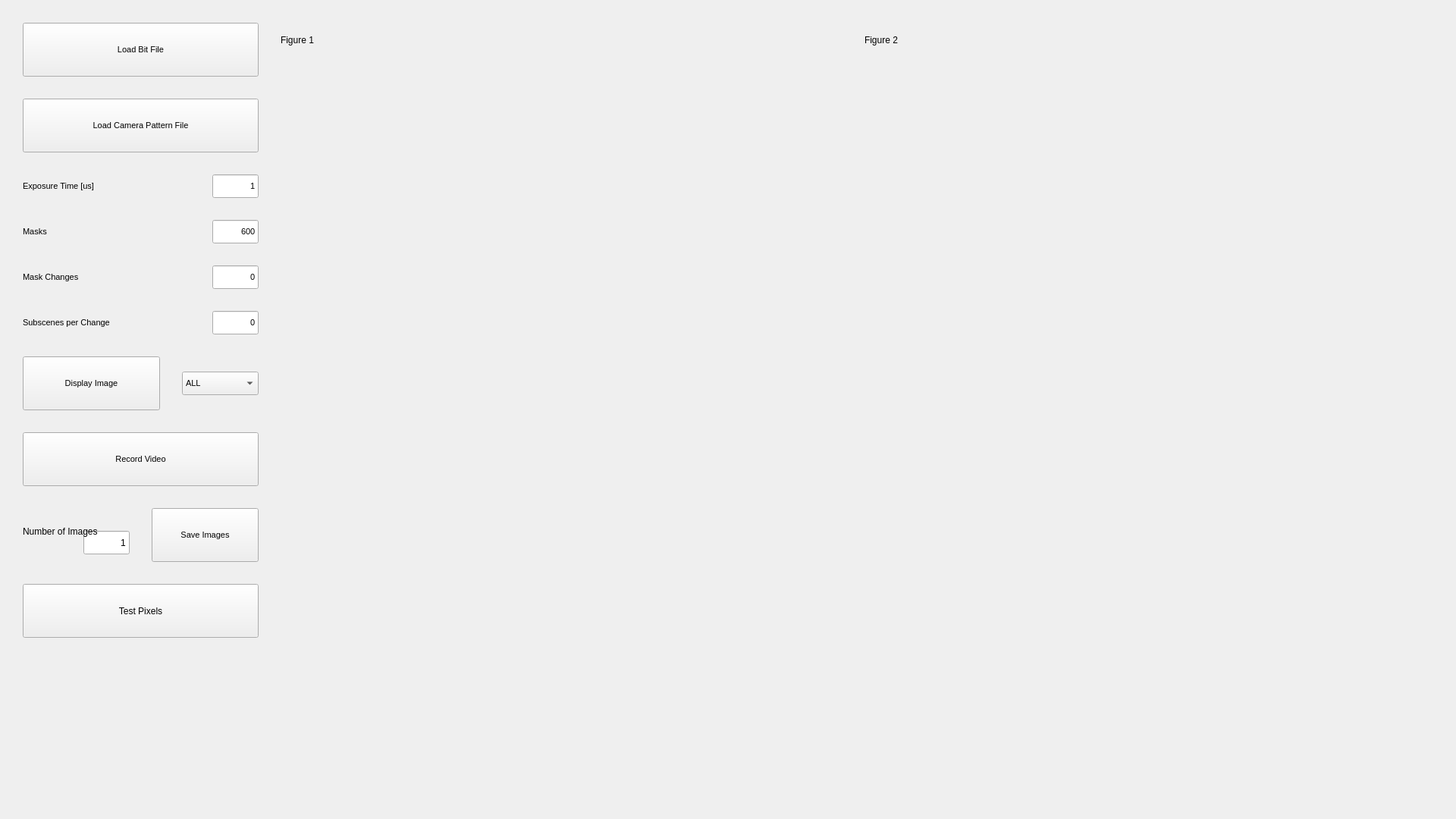
<?xml version="1.0" encoding="UTF-8"?>
<ui version="4.0">
 <class>MBI_GUI</class>
 <widget class="QMainWindow" name="MBI_GUI">
  <property name="enabled">
   <bool>true</bool>
  </property>
  <property name="geometry">
   <rect>
    <x>0</x>
    <y>0</y>
    <width>1920</width>
    <height>1080</height>
   </rect>
  </property>
  <property name="windowTitle">
   <string>MBI_GUI</string>
  </property>
  <property name="windowOpacity">
   <double>1.000000000000000</double>
  </property>
  <property name="autoFillBackground">
   <bool>false</bool>
  </property>
  <widget class="QWidget" name="centralwidget">
   <widget class="QPushButton" name="LoadBitFile">
    <property name="geometry">
     <rect>
      <x>30</x>
      <y>30</y>
      <width>311</width>
      <height>71</height>
     </rect>
    </property>
    <property name="font">
     <font>
      <pointsize>8</pointsize>
     </font>
    </property>
    <property name="text">
     <string>Load Bit File</string>
    </property>
   </widget>
   <widget class="QPushButton" name="LoadPattFile">
    <property name="geometry">
     <rect>
      <x>30</x>
      <y>130</y>
      <width>311</width>
      <height>71</height>
     </rect>
    </property>
    <property name="font">
     <font>
      <pointsize>8</pointsize>
     </font>
    </property>
    <property name="text">
     <string>Load Camera Pattern File</string>
    </property>
   </widget>
   <widget class="QLineEdit" name="Exposure">
    <property name="geometry">
     <rect>
      <x>280</x>
      <y>230</y>
      <width>61</width>
      <height>31</height>
     </rect>
    </property>
    <property name="font">
     <font>
      <pointsize>8</pointsize>
     </font>
    </property>
    <property name="text">
     <string>1</string>
    </property>
    <property name="alignment">
     <set>Qt::AlignRight|Qt::AlignTrailing|Qt::AlignVCenter</set>
    </property>
   </widget>
   <widget class="QLabel" name="exposurelabel">
    <property name="geometry">
     <rect>
      <x>30</x>
      <y>230</y>
      <width>221</width>
      <height>31</height>
     </rect>
    </property>
    <property name="font">
     <font>
      <pointsize>8</pointsize>
     </font>
    </property>
    <property name="text">
     <string>Exposure Time [us]</string>
    </property>
   </widget>
   <widget class="QLabel" name="maskslabel">
    <property name="geometry">
     <rect>
      <x>30</x>
      <y>290</y>
      <width>181</width>
      <height>31</height>
     </rect>
    </property>
    <property name="font">
     <font>
      <pointsize>8</pointsize>
     </font>
    </property>
    <property name="text">
     <string>Masks</string>
    </property>
   </widget>
   <widget class="QLineEdit" name="Masks">
    <property name="geometry">
     <rect>
      <x>280</x>
      <y>290</y>
      <width>61</width>
      <height>31</height>
     </rect>
    </property>
    <property name="font">
     <font>
      <pointsize>8</pointsize>
     </font>
    </property>
    <property name="text">
     <string>600</string>
    </property>
    <property name="alignment">
     <set>Qt::AlignRight|Qt::AlignTrailing|Qt::AlignVCenter</set>
    </property>
   </widget>
   <widget class="QLineEdit" name="MaskChanges">
    <property name="geometry">
     <rect>
      <x>280</x>
      <y>350</y>
      <width>61</width>
      <height>31</height>
     </rect>
    </property>
    <property name="font">
     <font>
      <pointsize>8</pointsize>
     </font>
    </property>
    <property name="text">
     <string>0</string>
    </property>
    <property name="alignment">
     <set>Qt::AlignRight|Qt::AlignTrailing|Qt::AlignVCenter</set>
    </property>
   </widget>
   <widget class="QLabel" name="maskschangeslabel">
    <property name="geometry">
     <rect>
      <x>30</x>
      <y>350</y>
      <width>181</width>
      <height>31</height>
     </rect>
    </property>
    <property name="font">
     <font>
      <pointsize>8</pointsize>
     </font>
    </property>
    <property name="text">
     <string>Mask Changes</string>
    </property>
   </widget>
   <widget class="QLabel" name="maskschangeslabel_2">
    <property name="geometry">
     <rect>
      <x>30</x>
      <y>410</y>
      <width>231</width>
      <height>31</height>
     </rect>
    </property>
    <property name="font">
     <font>
      <pointsize>8</pointsize>
     </font>
    </property>
    <property name="text">
     <string>Subscenes per Change</string>
    </property>
   </widget>
   <widget class="QLineEdit" name="SubChange">
    <property name="geometry">
     <rect>
      <x>280</x>
      <y>410</y>
      <width>61</width>
      <height>31</height>
     </rect>
    </property>
    <property name="font">
     <font>
      <pointsize>8</pointsize>
     </font>
    </property>
    <property name="text">
     <string>0</string>
    </property>
    <property name="alignment">
     <set>Qt::AlignRight|Qt::AlignTrailing|Qt::AlignVCenter</set>
    </property>
   </widget>
   <widget class="QPushButton" name="DispImage">
    <property name="geometry">
     <rect>
      <x>30</x>
      <y>470</y>
      <width>181</width>
      <height>71</height>
     </rect>
    </property>
    <property name="font">
     <font>
      <pointsize>8</pointsize>
     </font>
    </property>
    <property name="text">
     <string>Display Image</string>
    </property>
    <property name="checkable">
     <bool>true</bool>
    </property>
   </widget>
   <widget class="QComboBox" name="DispFrame">
    <property name="geometry">
     <rect>
      <x>240</x>
      <y>490</y>
      <width>101</width>
      <height>31</height>
     </rect>
    </property>
    <property name="font">
     <font>
      <pointsize>8</pointsize>
     </font>
    </property>
    <item>
     <property name="text">
      <string>ALL</string>
     </property>
    </item>
    <item>
     <property name="text">
      <string>CEP</string>
     </property>
    </item>
    <item>
     <property name="text">
      <string>CEP-TOF</string>
     </property>
    </item>
   </widget>
   <widget class="QPushButton" name="RecVideo">
    <property name="geometry">
     <rect>
      <x>30</x>
      <y>570</y>
      <width>311</width>
      <height>71</height>
     </rect>
    </property>
    <property name="font">
     <font>
      <pointsize>8</pointsize>
     </font>
    </property>
    <property name="text">
     <string>Record Video</string>
    </property>
    <property name="checkable">
     <bool>true</bool>
    </property>
   </widget>
   <widget class="QPushButton" name="SaveImages">
    <property name="geometry">
     <rect>
      <x>200</x>
      <y>670</y>
      <width>141</width>
      <height>71</height>
     </rect>
    </property>
    <property name="font">
     <font>
      <pointsize>8</pointsize>
     </font>
    </property>
    <property name="text">
     <string>Save Images</string>
    </property>
   </widget>
   <widget class="QLineEdit" name="NumImages">
    <property name="geometry">
     <rect>
      <x>110</x>
      <y>700</y>
      <width>61</width>
      <height>31</height>
     </rect>
    </property>
    <property name="text">
     <string>1</string>
    </property>
    <property name="alignment">
     <set>Qt::AlignRight|Qt::AlignTrailing|Qt::AlignVCenter</set>
    </property>
   </widget>
   <widget class="QLabel" name="label">
    <property name="geometry">
     <rect>
      <x>30</x>
      <y>670</y>
      <width>101</width>
      <height>61</height>
     </rect>
    </property>
    <property name="text">
     <string>Number of Images</string>
    </property>
    <property name="wordWrap">
     <bool>true</bool>
    </property>
   </widget>
   <widget class="QPushButton" name="TestPixels">
    <property name="geometry">
     <rect>
      <x>30</x>
      <y>770</y>
      <width>311</width>
      <height>71</height>
     </rect>
    </property>
    <property name="text">
     <string>Test Pixels</string>
    </property>
   </widget>
   <widget class="MPLImage" name="mplimg1" native="true">
    <property name="geometry">
     <rect>
      <x>370</x>
      <y>70</y>
      <width>736</width>
      <height>640</height>
     </rect>
    </property>
    <property name="autoFillBackground">
     <bool>false</bool>
    </property>
   </widget>
   <widget class="MPLImage" name="mplimg2" native="true">
    <property name="geometry">
     <rect>
      <x>1140</x>
      <y>70</y>
      <width>736</width>
      <height>640</height>
     </rect>
    </property>
    <property name="autoFillBackground">
     <bool>false</bool>
    </property>
   </widget>
   <widget class="MPLHist" name="mplhist1" native="true">
    <property name="geometry">
     <rect>
      <x>370</x>
      <y>750</y>
      <width>736</width>
      <height>301</height>
     </rect>
    </property>
    <property name="autoFillBackground">
     <bool>false</bool>
    </property>
    <zorder>mplimg1</zorder>
    <zorder>mplimg1</zorder>
   </widget>
   <widget class="MPLHist" name="mplhist2" native="true">
    <property name="geometry">
     <rect>
      <x>1140</x>
      <y>750</y>
      <width>736</width>
      <height>301</height>
     </rect>
    </property>
    <property name="autoFillBackground">
     <bool>false</bool>
    </property>
   </widget>
   <widget class="QLabel" name="label_2">
    <property name="geometry">
     <rect>
      <x>370</x>
      <y>40</y>
      <width>89</width>
      <height>25</height>
     </rect>
    </property>
    <property name="text">
     <string>Figure 1</string>
    </property>
   </widget>
   <widget class="QLabel" name="label_3">
    <property name="geometry">
     <rect>
      <x>1140</x>
      <y>40</y>
      <width>89</width>
      <height>25</height>
     </rect>
    </property>
    <property name="text">
     <string>Figure 2</string>
    </property>
   </widget>
  </widget>
 </widget>
 <customwidgets>
  <customwidget>
   <class>MPLImage</class>
   <extends>QWidget</extends>
   <header>mplimage.h</header>
   <container>1</container>
  </customwidget>
  <customwidget>
   <class>MPLHist</class>
   <extends>QWidget</extends>
   <header location="global">mplhist.h</header>
   <container>1</container>
  </customwidget>
 </customwidgets>
 <resources/>
 <connections/>
</ui>
